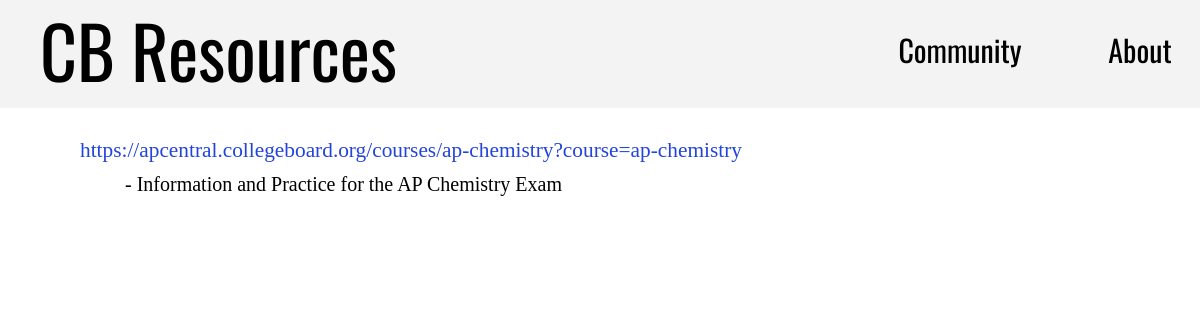
/AP Chemistry, run on the app's committed database.
### cbr/models.py (models this page shows, shortened)
class Resource (models.Model):
    testName = models.CharField(max_length=50)
    link = models.CharField(max_length=200)
    description = models.CharField(max_length=200)

### cbr/views.py (the view)
# urls.py: path('<str:testName>', views.goTest, name='goTest'),
def goTest(request, testName):
    resources = Resource.objects.filter(testName__exact=testName).order_by('link')
    return render(request, 'cbresources/sources.html', {
        'resources': resources
    })

### cbr/templates/cbresources/sources.html
{% extends 'cbresources/home.html' %}
{% block content %}
<div class="test">
    {% for resource in resources %}
        <div class="sauce">
            <a href="{{ resource.link }}">{{ resource.link }}</a>
            <p>- {{ resource.description }}</p>
        </div>
    {% endfor %}
</div>
{% endblock %}

### cbr/static/css/style.css (style rules this page uses)
* { margin: 0px; box-sizing: border-box; }
body { display: flex; flex-direction: column; }
.test { font-family: 'Noto Sans TC'; }
.test > .sauce { margin-top: 30px; }
.test > .sauce > a { text-decoration: none; color: #2344db; font-size: 16pt; margin-left: 80px; }
.test > .sauce > p { font-size: 15pt; margin: 10px 0 0 125px; }

### data on the page
Resource: link "https://apcentral.collegeboard.org/courses/ap-chemistry?course=ap-chemistry", description "Information and Practice for the AP Chemistry Exam"
